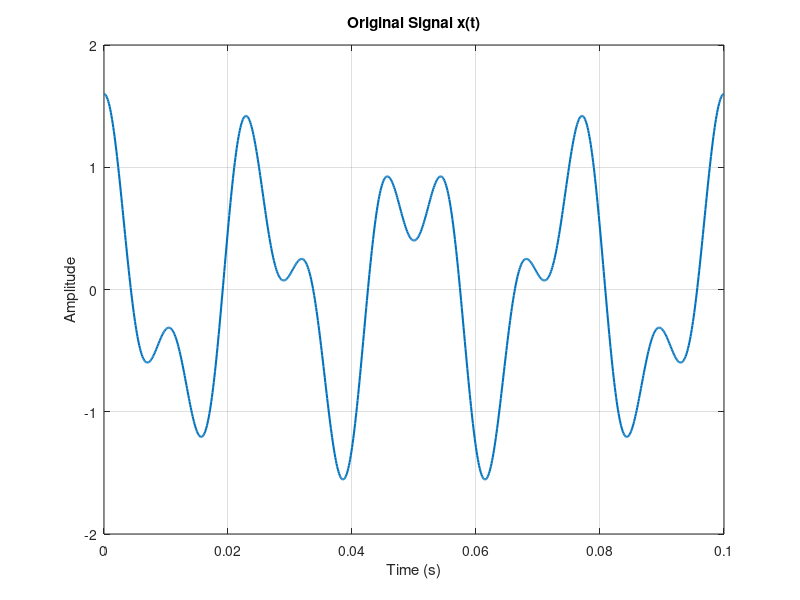
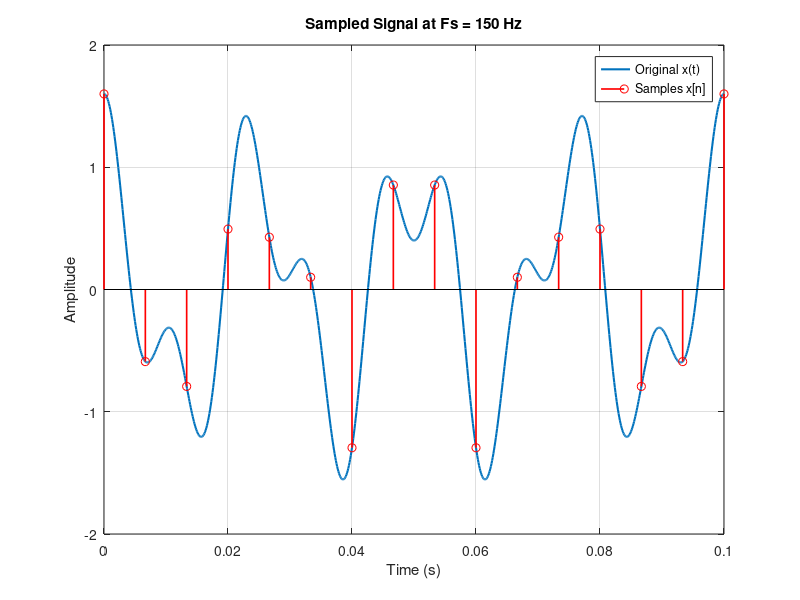
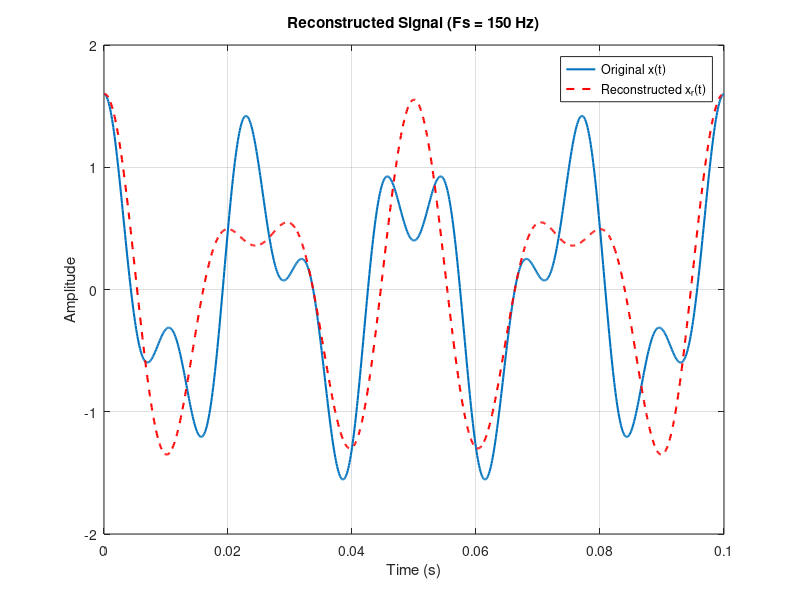
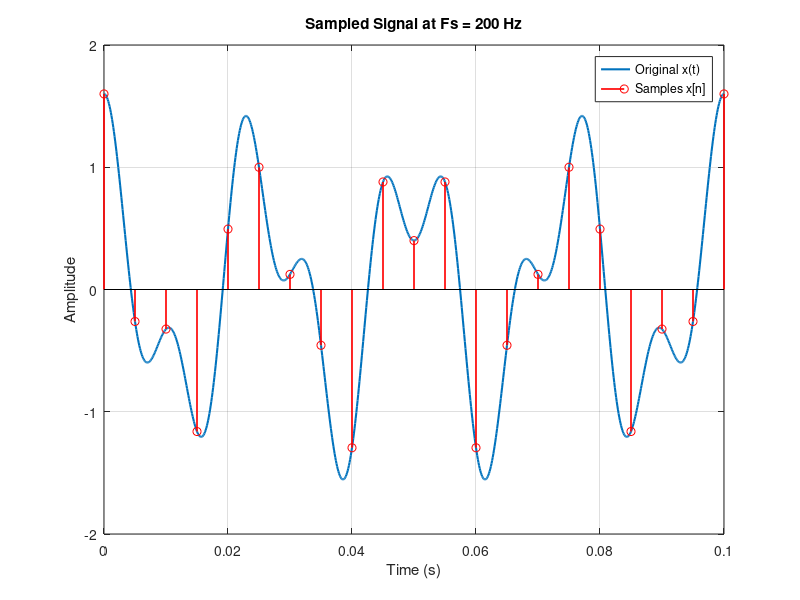

Write the MATLAB code that produced these figures, in order.
%section1
t = 0:1e-4:0.1;
x = cos(2*pi*40*t) + 0.6*cos(2*pi*90*t);

figure;
plot(t, x, 'LineWidth', 1.5);
title('Original Signal x(t)');
xlabel('Time (s)');
ylabel('Amplitude');
grid on;

Fs_list = [150, 200, 500];
MSE = zeros(1, 3);

for i = 1:length(Fs_list)
    Fs = Fs_list(i);
    Ts = 1/Fs;
    ts = 0:Ts:0.1;
    xs = cos(2*pi*40*ts) + 0.6*cos(2*pi*90*ts);
    
    figure;
    plot(t, x, 'LineWidth', 1.5);
    hold on;
    stem(ts, xs, 'r', 'LineWidth', 1.2);
    title(['Sampled Signal at Fs = ', num2str(Fs), ' Hz']);
    xlabel('Time (s)');
    ylabel('Amplitude');
    legend('Original x(t)', 'Samples x[n]');
    grid on;
    hold off;
    
    xr = zeros(size(t));
    for k = 1:length(ts)
        xr = xr + xs(k) * sinc((t - ts(k)) / Ts);
    end
    
    figure;
    plot(t, x, 'LineWidth', 1.5);
    hold on;
    plot(t, xr, '--r', 'LineWidth', 1.5);
    title(['Reconstructed Signal (Fs = ', num2str(Fs), ' Hz)']);
    xlabel('Time (s)');
    ylabel('Amplitude');
    legend('Original x(t)', 'Reconstructed x_r(t)');
    grid on;
    hold off;
    
    MSE(i) = mean((x - xr).^2);
end

disp('Mean Squared Errors for Fs = 150, 200, 500 Hz:');
disp(MSE);

%section2
Fs1 = 200;
t1 = 0:1/Fs1:1-1/Fs1;
x1 = cos(2*pi*30*t1) + 0.8*cos(2*pi*70*t1) + 0.5*cos(2*pi*160*t1);

N1 = length(x1);
X1 = abs(fftshift(fft(x1))) / N1;
f1 = (-N1/2:N1/2-1) * (Fs1/N1);

figure;
plot(f1, X1, 'LineWidth', 1.5);
title('Magnitude Spectrum (Fs = 200 Hz)');
xlabel('Frequency (Hz)');
ylabel('Magnitude');
xlim([0 100]);
grid on;

Fs2 = 400;
t2 = 0:1/Fs2:1-1/Fs2;
x2 = cos(2*pi*30*t2) + 0.8*cos(2*pi*70*t2) + 0.5*cos(2*pi*160*t2);

N2 = length(x2);
X2 = abs(fftshift(fft(x2))) / N2;
f2 = (-N2/2:N2/2-1) * (Fs2/N2);

figure;
plot(f2, X2, 'LineWidth', 1.5);
title('Magnitude Spectrum (Fs = 400 Hz)');
xlabel('Frequency (Hz)');
ylabel('Magnitude');
xlim([0 200]);
grid on;

%section3
t = 0:1e-4:0.5;
x = sin(2*pi*10*t) + 0.5*sin(2*pi*35*t);

Fs = 100;
Ts = 1/Fs;
ts = 0:Ts:0.5;
xs = sin(2*pi*10*ts) + 0.5*sin(2*pi*35*ts);

figure;
plot(t, x, 'LineWidth', 1.5);
hold on;
stem(ts, xs, 'r', 'LineWidth', 1.2);
title('Original Signal and Sampled Points');
xlabel('Time (s)');
ylabel('Amplitude');
legend('x(t)', 'x[n]');
grid on;
hold off;

xr_zoh = interp1(ts, xs, t, 'previous');

figure;
plot(t, x, 'LineWidth', 1.5);
hold on;
stem(ts, xs, 'r', 'LineWidth', 1.2);
plot(t, xr_zoh, 'w', 'LineWidth', 1.5);
title('Zero-Order Hold Reconstruction');
xlabel('Time (s)');
ylabel('Amplitude');
legend('x(t)', 'x[n]', 'ZOH');
grid on;
hold off;

xr_sinc = zeros(size(t));
for k = 1:length(ts)
    xr_sinc = xr_sinc + xs(k) * sinc((t - ts(k)) / Ts);
end

figure;
plot(t, x, 'LineWidth', 1.5);
hold on;
plot(t, xr_zoh, 'w', 'LineWidth', 1.5);
plot(t, xr_sinc, '--r', 'LineWidth', 1.5);
title('Comparison: ZOH vs Ideal Sinc');
xlabel('Time (s)');
ylabel('Amplitude');
legend('Original', 'ZOH', 'Sinc');
grid on;
hold off;

mse_zoh = mean((x - xr_zoh).^2);
mse_sinc = mean((x - xr_sinc).^2);

disp('Reconstruction Error (MSE):');
disp(['ZOH Error: ', num2str(mse_zoh)]);
disp(['Sinc Error: ', num2str(mse_sinc)]);

%section4
t = 0:1e-4:2;
x_clean = sin(2*pi*5*t) + 0.5*sin(2*pi*40*t);
noise = 0.3 * randn(size(t));
x_noisy = x_clean + noise;

figure;
subplot(3, 1, 1);
plot(t, x_clean); title('Clean Signal'); grid on;
subplot(3, 1, 2);
plot(t, noise); title('Gaussian Noise'); grid on;
subplot(3, 1, 3);
plot(t, x_noisy); title('Noisy Signal'); grid on;

Fs = 200;
Ts = 1/Fs;
ts = 0:Ts:2;
xs_clean = sin(2*pi*5*ts) + 0.5*sin(2*pi*40*ts);
noise_s = 0.3 * randn(size(ts));
xs = xs_clean + noise_s;

figure;
stem(ts, xs, 'MarkerSize', 3);
title('Sampled Noisy Sequence x[n]');
xlabel('Time (s)');
ylabel('Amplitude');
grid on;

N_fft = length(xs);
X = abs(fftshift(fft(xs))) / N_fft;
f = (-N_fft/2:N_fft/2-1) * (Fs/N_fft);

figure;
plot(f, X);
title('FFT Magnitude of Sampled Noisy Signal');
xlabel('Frequency (Hz)');
xlim([-100 100]);
grid on;

y3 = filter(ones(1, 3)/3, 1, xs);
y7 = filter(ones(1, 7)/7, 1, xs);
y15 = filter(ones(1, 15)/15, 1, xs);

figure;
subplot(3, 1, 1);
stem(ts, y3, 'MarkerSize', 3); title('Filtered with N=3'); grid on;
subplot(3, 1, 2);
stem(ts, y7, 'MarkerSize', 3); title('Filtered with N=7'); grid on;
subplot(3, 1, 3);
stem(ts, y15, 'MarkerSize', 3); title('Filtered with N=15'); grid on;

yr3 = zeros(size(t));
for k = 1:length(ts)
    yr3 = yr3 + y3(k) * sinc((t - ts(k)) / Ts);
end

figure;
plot(t, x_clean);
hold on;
plot(t, yr3, 'r', 'LineWidth', 1.5);
title('Reconstructed Signal (Sinc from N=3 filtered samples)');
legend('Clean Original', 'Reconstructed Filtered');
grid on;
hold off;

%section5
Fs = 200;
t = 0:1e-4:1;
x = sin(2*pi*20*t) + 0.7*sin(2*pi*180*t);

ts = 0:1/Fs:1;
xs = sin(2*pi*20*ts) + 0.7*sin(2*pi*180*ts);

N = length(xs);
Xs = abs(fftshift(fft(xs))) / N;
f_s = (-N/2:N/2-1) * (Fs/N);

figure;
plot(f_s, Xs, 'LineWidth', 1.5);
title('FFT of Sampled Signal (Without Anti-Aliasing)');
xlabel('Frequency (Hz)');
grid on;

Fc = 90;
Fs_sim = 10000;
[b, a] = butter(5, Fc / (Fs_sim/2), 'low');
x_filtered = filtfilt(b, a, x);

xs_aa = interp1(t, x_filtered, ts);

Xs_aa = abs(fftshift(fft(xs_aa))) / N;

figure;
plot(f_s, Xs_aa, 'LineWidth', 1.5);
title('FFT of Sampled Signal (WITH Anti-Aliasing Filter)');
xlabel('Frequency (Hz)');
grid on;
